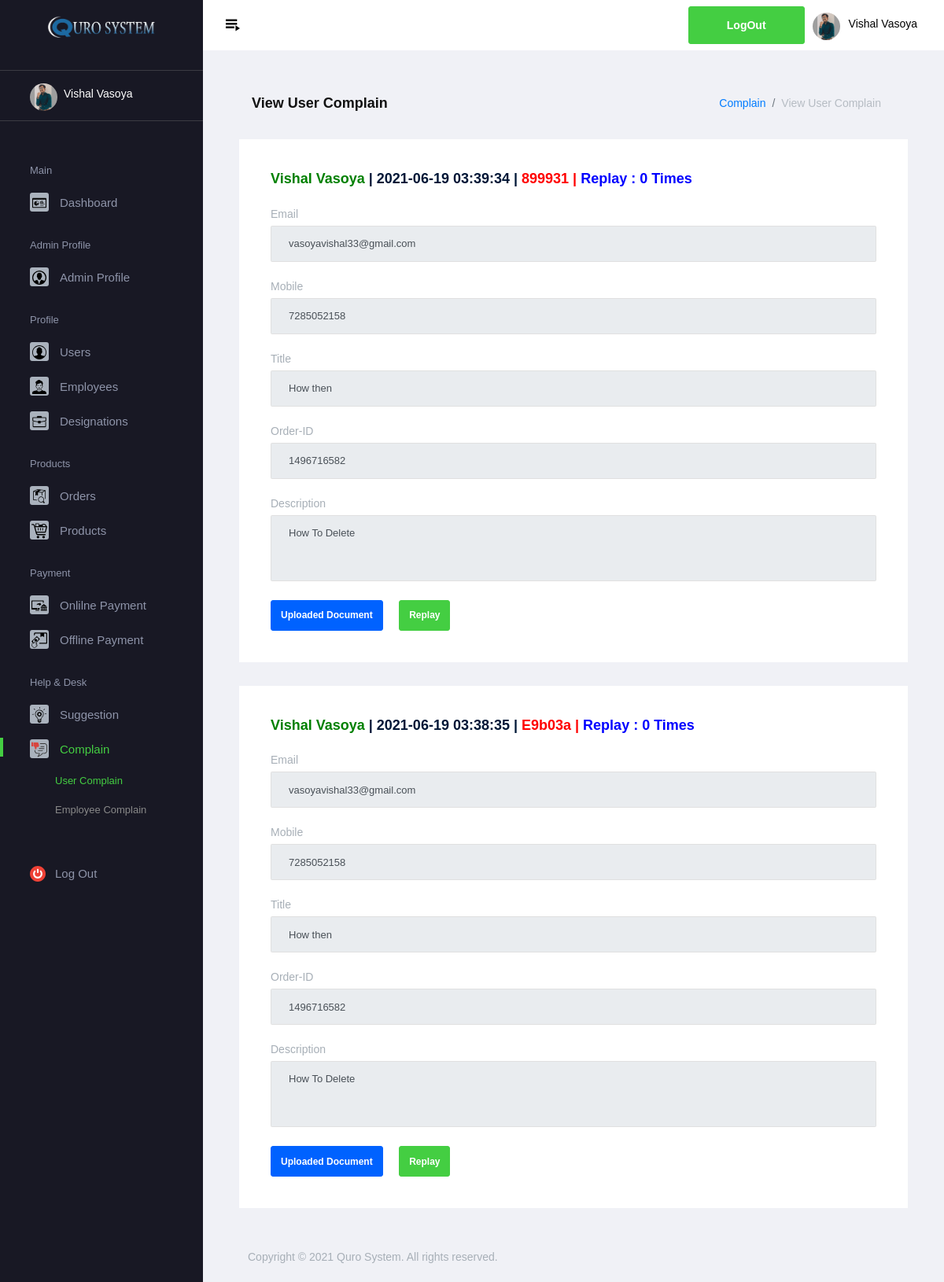
The page /qrsystem/admin/view_user_complain.php (signed in) on the database its author committed.
### tables this page shows
CREATE TABLE `complain` (
  `cid` varchar(50) NOT NULL,
  `ctitle` varchar(150) NOT NULL,
  `cdesc` varchar(500) NOT NULL,
  `oid` varchar(30) DEFAULT NULL,
  `img` varchar(150) DEFAULT NULL,
  `id` varchar(50) NOT NULL,
  `name` varchar(100) NOT NULL,
  `email` varchar(100) NOT NULL,
  `mno` varchar(15) NOT NULL,
  `type` varchar(50) NOT NULL,
  `rstatus` varchar(100) NOT NULL,
  `stamp` timestamp NOT NULL DEFAULT current_timestamp()
);

### qrsystem/admin/view_user_complain.php (the view, shortened to what this page needs)
<?php
include "../../conn.php";
?>
<!DOCTYPE html>
<html lang="en">
<head>
    <link rel="stylesheet" href="../../assets/vendors/mdi/css/materialdesignicons.min.css">
    <link rel="stylesheet" href="../../assets/vendors/flag-icon-css/css/flag-icon.min.css">
    <link rel="stylesheet" href="../../assets/vendors/css/vendor.bundle.base.css">
    <link rel="stylesheet" href="../../assets/css/demo_1/style.css">
</head>
<body>
    <div class="container-scroller">
        <?php
    if(isset($_SESSION['aname']) && isset($_SESSION['aid']) && isset($_SESSION['aemail']) && isset($_SESSION['aimg']))
    {
        include "themes/header.php";
    }
    else
    {
        header("location:../../login.php");
    }
    ?>
        <div class="container-fluid page-body-wrapper">
            <?php
    if(isset($_SESSION['aname']) && isset($_SESSION['aid']) && isset($_SESSION['aemail']) && isset($_SESSION['aimg']))
    {
        include "themes/sidebar.php";
    }
    else
    {
        header("location:../../login.php");
    }
    ?>
            <div class="main-panel">
                <div class="content-wrapper">
                    <div class="page-header">
                        <h3 class="page-title">View User Complain</h3>
                        <nav aria-label="breadcrumb">
                            <ol class="breadcrumb">
                                <li class="breadcrumb-item"><a href="#">Complain</a></li>
                                <li class="breadcrumb-item active" aria-current="page">View User Complain</li>
                            </ol>
                        </nav>
                    </div>
                    <div class="row">
                        <?php
            if(isset($_SESSION['aname']) && isset($_SESSION['aid']) && isset($_SESSION['aemail']) && isset($_SESSION['aimg']))
            {
                $q1="select * from complain where type='USER'";
                if($r1=mysqli_query($conn,$q1))
                {
                    while($num=mysqli_fetch_assoc($r1))
                    {
                        $cid=$num['cid'];
                        $q15="select * from complain_replay where cid='$cid'";
                        if($r15=mysqli_query($conn,$q15))
                        {
                          $n15=mysqli_num_rows($r15);
                        }
                        echo '
                        <div class="col-12 grid-margin stretch-card">
                        <div class="card">
                          <div class="card-body">
                            <h4 class="card-title"><font color="green">'.$num['name'].'</font>  |  '.$num['stamp'].' | <font color="red">' .$num['cid'].'  |  <font color="blue">Replay : '.$n15.' Times</font></font></h4>
                            <form class="forms-sample" method="post">
                            <div class="form-group">
                            <label for="exampleInputEmail3">Email</label>
                            <input type="email" class="form-control" id="uemail" name="uemail"
                                value="'.$num['email'].'" placeholder="Email" disabled>
                        </div>
                        <div class="form-group">
                            <label for="exampleInputPassword4">Mobile</label>
                            <input type="tel" class="form-control" id="umno" name="umno"
                                value="'.$num['mno'].'" placeholder="Mobile" disabled>
                        </div>
                              <div class="form-group">
                                <label for="exampleInputPassword4">Title</label>
                                <input type="text" class="form-control" id="title" name="title" value="'.$num['ctitle'].'" disabled>
                              </div>';
                              if(!$num['oid']=="")
                              {
                                    echo '  <div class="form-group">
                                    <label for="exampleInputPassword4">Order-ID</label>
                                    <input type="text" class="form-control" id="title" name="title" value="'.$num['oid'].'" disabled>
                                      </div>';
                              }
                            echo '
                              <div class="form-group">
                                <label for="exampleTextarea1">Description</label>
                                <textarea class="form-control" id="desc" name="desc" rows="4" disabled>'.$num['cdesc'].'</textarea>
                              </div>';
                              if(!$num['img']=="")
                              {
                                echo '<button name="img" class="btn btn-primary mr-3"><a style="color:white" target="_blank" href="../../images/user/complain/'.$num['img'].'">Uploaded Document</a></button>';
                              }
                              echo '
                              <button name="replay" class="btn btn-success mr-3"><a style="color:white" href="user_complain_replay.php?cid='.$num['cid'].'">Replay</a></button>
                            </form>
                          </div>';
                          echo '
                        </div>
                      </div>
                    ';
                    }
                }
            }
             ?>
                    </div>
                </div>
                <?php include "../../footer.php"; ?>
            </div>
        </div>
    </div>
</body>
</html>

### rows shown on the page
complain: name "Vishal Vasoya", stamp "2021-06-19 03:39:34", cid "899931", n15 "0", uemail "vasoyavishal33@gmail.com", umno "7285052158", title "How then", title "1496716582", desc "How To Delete"
complain: name "Vishal Vasoya", stamp "2021-06-19 03:38:35", cid "E9b03a", n15 "0", uemail "vasoyavishal33@gmail.com", umno "7285052158", title "How then", title "1496716582", desc "How To Delete"

### other values the page prints
$_SESSION['aname'] "Vishal Vasoya"
